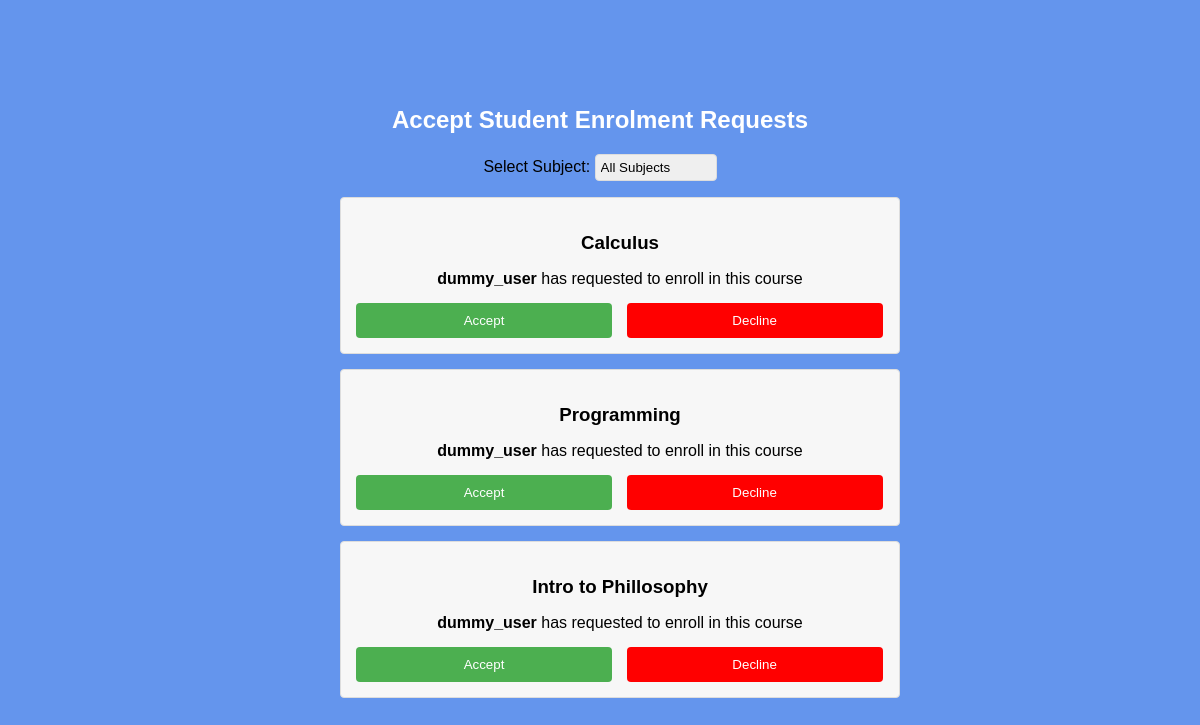
The app's page /requests with its own data.
### website/models.py (models this page shows)
class Request(db.Model, UserMixin):
    __tablename__ = 'requests'
    id=db.Column(db.Integer, primary_key=True)
    user_id = db.Column(db.Integer, db.ForeignKey('users.id'))
    course_id = db.Column(db.Integer, db.ForeignKey('courses.id'))

### website/views.py (the view)
@views.route('/requests')
def display_requests():
    requests = Request.query.all()
    return render_template('acceptCourse.html', requests=requests)

### website/templates/acceptCourse.html (shortened to what this page needs)
<!DOCTYPE html>
<html lang="en">
<head>
  <link rel="stylesheet" href="../static/css/acceptIntoCourse.css">
</head>
<body>
  <div class="header">
    <h2>Accept Student Enrolment Requests</h2>
  </div>
  <div class="subjectSelection">
    <label for="subjectFilter">Select Subject: </label>
    <select id="subjectFilter" onchange="filterRequests()">
      <option value="All Subjects">All Subjects</option>
    </select>
  </div>
  <div class="requestContainer">
    <ul>
      {% for request in requests %}
      <li>
        <div class="request">
          <h3>{{ request.course_id }}</h3>
          <p><strong>{{ request.user_id }}</strong> has requested to enroll in this course</p>
          <form method="POST" action="{{ url_for('views.acceptRequest') }}" class="req-action-form">
            <input type="submit" class="acceptButton" value="Accept">
          </form>
          <form method="POST" action="{{ url_for('views.declineRequest') }}" class="req-action-form">
            <input type="submit" class="declineButton" value="Decline">
          </form>
        </div>
      </li>
      {% endfor %}
    </ul>
  </div>
</body>
</html>

### website/static/css/AcceptIntoCourse.css (style rules this page uses)
body { font-family: 'Arial', sans-serif; margin: 0; padding: 0; background-color: #6495ED; display: flex; justify-content: center; align-items: center; height: 100vh; flex-direction: column; }
.header h2 { color: #FFF; margin-bottom: 20px; text-align: center; }
.request h3 { color: #000; margin-bottom: 10px; text-align: center; }
ul { list-style-type: none; }
.requestContainer { width: 100%; max-width: 600px; }
.request { background: #F7F7F7; border: 1px solid #DDD; padding: 15px; margin-bottom: 15px; border-radius: 4px; }
.request p { margin-bottom: 15px; text-align: center; }
.acceptButton, .declineButton { padding: 10px 15px; width: 48.5%; border: none; border-radius: 4px; cursor: pointer; }
select { appearance: none; padding: 5px; border: 1px solid #ddd; border-radius: 4px; box-sizing: border-box; }
.acceptButton { background-color: #4CAF50; margin-right: 10px; color: white; }
.declineButton { background-color: #F00; color: white; }
.req-action-form { display: inline; }

### records on screen
Request: course_id "Calculus", user_id "dummy_user"
Request: course_id "Programming", user_id "dummy_user"
Request: course_id "Intro to Phillosophy", user_id "dummy_user"
